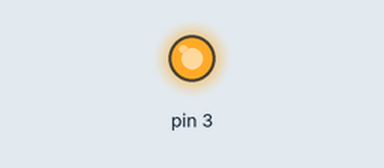
This sketch was run on a simulated Arduino Uno, built with avr-gcc and run on an emulated ATmega328P. Parts: output pins drawn as LEDs (lit = HIGH).

Above: at 0.1 s.
At 5.1 s:
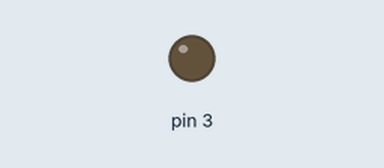
Timing chart, 0 to 127.5 s (numbered marks = the images above):
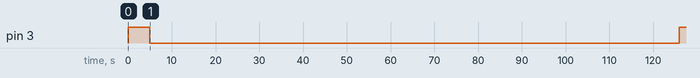

Measured:
- by itself, pin 3: LOW → HIGH at 0.00 s, → LOW 5.0 s later, → HIGH 121 s later

The sketch:

relay_hilo_stop.ino
```cpp
// Arduino being used instead of Altronix 6062 due to need to have TWO times (one on, one off)
// ---------------------------------------------------------------------------

// the setup function runs once when you press reset or power the board
    int i;


void setup() {
  // initialize digital pin 3 as an output.
  pinMode(3, OUTPUT);

}

// the loop function runs over and over again forever
void loop() {

    // turn STATION SECTION on:

          digitalWrite(3, HIGH);   // turn the TRACK POWER off (LOW is the voltage level)
          delay(5000); // # of seconds to leave the section
          digitalWrite(3, LOW);   // turn the TRACK POWER on (LOW is the voltage level)

      // 3 minute hold
          for (i=0; i <= 120; i++){
          delay(1000); // # of seconds to HOLD
            }


}
```
